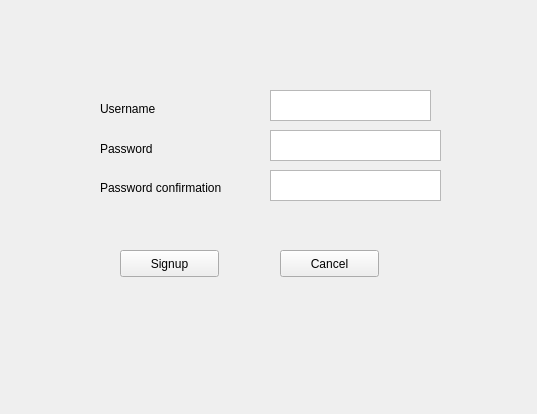
<?xml version="1.0" encoding="UTF-8"?>
<ui version="4.0">
 <class>Form</class>
 <widget class="QWidget" name="Form">
  <property name="geometry">
   <rect>
    <x>0</x>
    <y>0</y>
    <width>537</width>
    <height>414</height>
   </rect>
  </property>
  <property name="windowTitle">
   <string>Form</string>
  </property>
  <widget class="QLabel" name="label">
   <property name="geometry">
    <rect>
     <x>100</x>
     <y>100</y>
     <width>67</width>
     <height>17</height>
    </rect>
   </property>
   <property name="text">
    <string>Username</string>
   </property>
  </widget>
  <widget class="QLabel" name="label_2">
   <property name="geometry">
    <rect>
     <x>100</x>
     <y>140</y>
     <width>67</width>
     <height>17</height>
    </rect>
   </property>
   <property name="text">
    <string>Password</string>
   </property>
  </widget>
  <widget class="QLabel" name="label_3">
   <property name="geometry">
    <rect>
     <x>100</x>
     <y>180</y>
     <width>171</width>
     <height>16</height>
    </rect>
   </property>
   <property name="text">
    <string>Password confirmation</string>
   </property>
  </widget>
  <widget class="QTextEdit" name="signup_username_textfield">
   <property name="geometry">
    <rect>
     <x>270</x>
     <y>90</y>
     <width>161</width>
     <height>31</height>
    </rect>
   </property>
  </widget>
  <widget class="QTextEdit" name="signup_password_textfield">
   <property name="geometry">
    <rect>
     <x>270</x>
     <y>130</y>
     <width>171</width>
     <height>31</height>
    </rect>
   </property>
  </widget>
  <widget class="QTextEdit" name="signin_passwordconf_textfield">
   <property name="geometry">
    <rect>
     <x>270</x>
     <y>170</y>
     <width>171</width>
     <height>31</height>
    </rect>
   </property>
  </widget>
  <widget class="QPushButton" name="pushButton">
   <property name="geometry">
    <rect>
     <x>120</x>
     <y>250</y>
     <width>99</width>
     <height>27</height>
    </rect>
   </property>
   <property name="text">
    <string>Signup</string>
   </property>
  </widget>
  <widget class="QPushButton" name="pushButton_2">
   <property name="geometry">
    <rect>
     <x>280</x>
     <y>250</y>
     <width>99</width>
     <height>27</height>
    </rect>
   </property>
   <property name="text">
    <string>Cancel</string>
   </property>
  </widget>
 </widget>
 <resources/>
 <connections/>
</ui>
